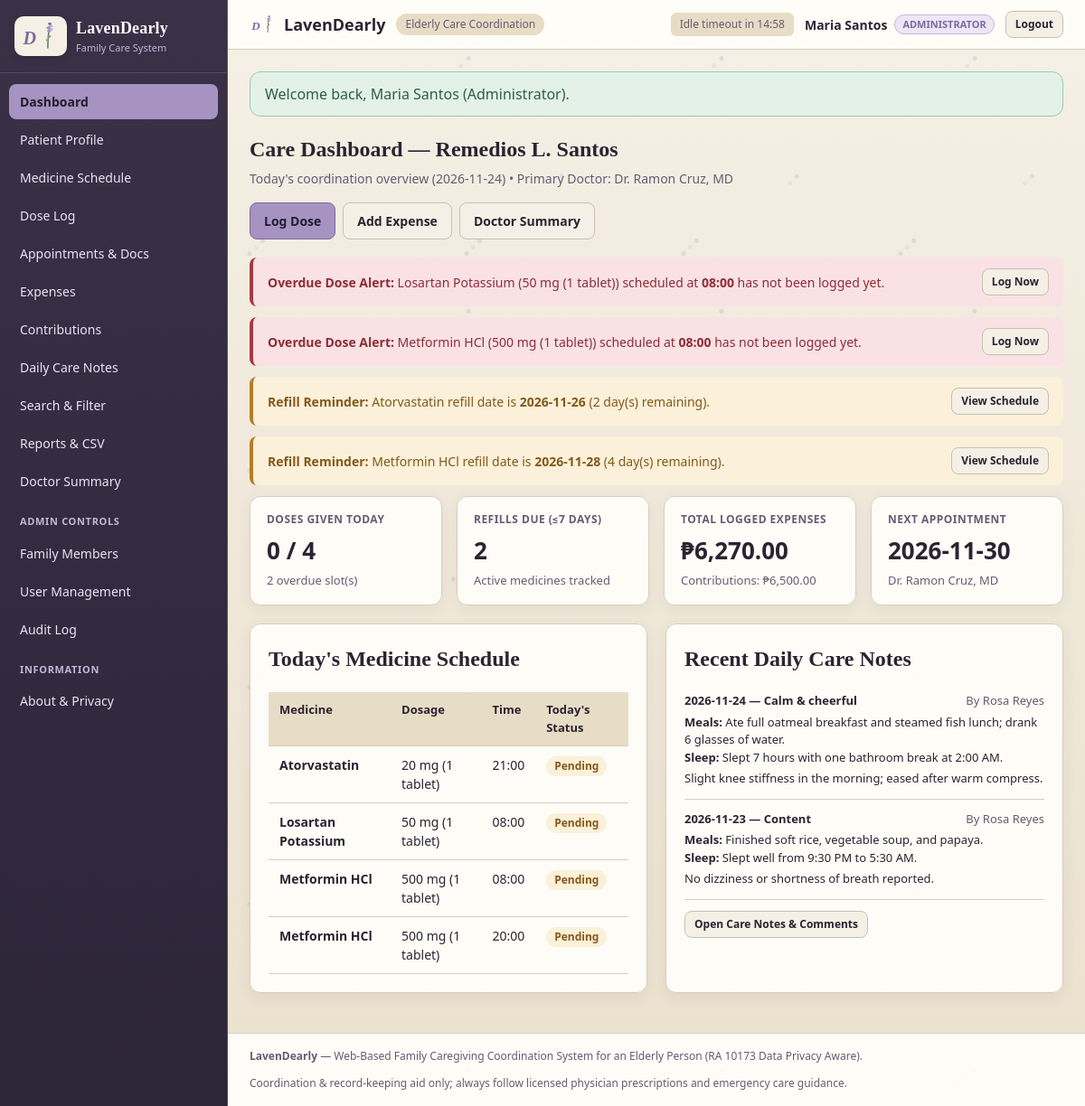
/dashboard.php (signed in), run on the app's committed database.
### tables this page shows
CREATE TABLE IF NOT EXISTS users (
  id INT AUTO_INCREMENT PRIMARY KEY,
  full_name VARCHAR(120) NOT NULL,
  email VARCHAR(140) NOT NULL UNIQUE,
  password_hash VARCHAR(255) NOT NULL,
  relationship_label VARCHAR(80) NOT NULL,
  role ENUM('administrator', 'caregiver', 'contributor') NOT NULL DEFAULT 'contributor',
  agreed_share_pct DECIMAL(5,2) NOT NULL DEFAULT 0.00,
  is_active TINYINT(1) NOT NULL DEFAULT 1,
  last_login_at DATETIME NULL,
  created_at TIMESTAMP DEFAULT CURRENT_TIMESTAMP
);

CREATE TABLE IF NOT EXISTS patients (
  id INT AUTO_INCREMENT PRIMARY KEY,
  full_name VARCHAR(140) NOT NULL,
  birthdate DATE NOT NULL,
  blood_type VARCHAR(10) DEFAULT 'O+',
  allergies TEXT NOT NULL,
  conditions TEXT NOT NULL,
  primary_doctor VARCHAR(160) NOT NULL,
  primary_clinic VARCHAR(180) DEFAULT '',
  address VARCHAR(200) NOT NULL,
  care_notes_summary TEXT NULL,
  updated_at TIMESTAMP DEFAULT CURRENT_TIMESTAMP ON UPDATE CURRENT_TIMESTAMP
);

CREATE TABLE IF NOT EXISTS medicines (
  id INT AUTO_INCREMENT PRIMARY KEY,
  patient_id INT NOT NULL DEFAULT 1,
  name VARCHAR(140) NOT NULL,
  dosage VARCHAR(80) NOT NULL,
  schedule_times VARCHAR(160) NOT NULL COMMENT 'Comma-separated 24h times, e.g. 08:00,20:00',
  instructions VARCHAR(255) DEFAULT '',
  prescribing_doctor VARCHAR(140) DEFAULT '',
  start_date DATE NOT NULL,
  refill_date DATE NOT NULL,
  status ENUM('active', 'discontinued') NOT NULL DEFAULT 'active',
  created_at TIMESTAMP DEFAULT CURRENT_TIMESTAMP,
  FOREIGN KEY (patient_id) REFERENCES patients(id) ON DELETE CASCADE
);

CREATE TABLE IF NOT EXISTS appointments (
  id INT AUTO_INCREMENT PRIMARY KEY,
  patient_id INT NOT NULL DEFAULT 1,
  appointment_date DATE NOT NULL,
  appointment_time VARCHAR(20) DEFAULT '09:00 AM',
  doctor_name VARCHAR(140) NOT NULL,
  clinic_or_hospital VARCHAR(160) NOT NULL,
  purpose_or_notes TEXT NOT NULL,
  attachment_path VARCHAR(255) NULL,
  attachment_label VARCHAR(160) NULL,
  created_by INT NOT NULL,
  created_at TIMESTAMP DEFAULT CURRENT_TIMESTAMP,
  FOREIGN KEY (patient_id) REFERENCES patients(id) ON DELETE CASCADE,
  FOREIGN KEY (created_by) REFERENCES users(id)
);

CREATE TABLE IF NOT EXISTS care_notes (
  id INT AUTO_INCREMENT PRIMARY KEY,
  patient_id INT NOT NULL DEFAULT 1,
  author_id INT NOT NULL,
  note_date DATE NOT NULL,
  mood VARCHAR(60) NOT NULL,
  meals_summary VARCHAR(200) NOT NULL,
  sleep_summary VARCHAR(200) NOT NULL,
  concerns TEXT NOT NULL,
  created_at TIMESTAMP DEFAULT CURRENT_TIMESTAMP,
  FOREIGN KEY (patient_id) REFERENCES patients(id) ON DELETE CASCADE,
  FOREIGN KEY (author_id) REFERENCES users(id)
);

### includes/auth.php (called while the page is built, shortened)
<?php
function e(?string $value): string {
    return htmlspecialchars((string)($value ?? ''), ENT_QUOTES | ENT_SUBSTITUTE, 'UTF-8');
}
function require_login(): array {
    $pdo = get_db();
    $stmt = $pdo->prepare('SELECT id, full_name, email, relationship_label, role, agreed_share_pct, is_active, last_login_at FROM users WHERE id = :id LIMIT 1');
    $stmt->execute([':id' => (int)$_SESSION['user_id']]);
    $user = $stmt->fetch();
    return $user;
}
function get_patient(): array {
    $pdo = get_db();
    $stmt = $pdo->query('SELECT * FROM patients ORDER BY id ASC LIMIT 1');
    $p = $stmt->fetch();
    return $p ?: [
        'id' => 1,
        'full_name' => 'Remedios L. Santos',
        'birthdate' => '1945-04-12',
        'blood_type' => 'O+',
        'allergies' => 'Penicillin, Sulfa drugs, Shellfish',
        'conditions' => 'Type 2 Diabetes Mellitus, Hypertension, Dyslipidemia',
        'primary_doctor' => 'Dr. Ramon Cruz, MD (Internal Medicine / Geriatrics)',
        'primary_clinic' => 'Philippine General Hospital / St. Jude Medical Clinic, Manila',
        'address' => 'Pandacan, Manila',
        'care_notes_summary' => 'Requires morning and evening blood pressure/glucose checks and pillbox verification.'
    ];
}
function take_flash(): ?array {
    $f = $_SESSION['flash'];
    return $f;
}

### dashboard.php (the view, shortened to what this page needs)
<?php
require_once __DIR__ . '/includes/auth.php';
$currentUser = require_login();
$pdo = get_db();
$patient = get_patient();
$today = date('Y-m-d');
$nowHm = date('H:i');
$meds = $pdo->query("SELECT * FROM medicines WHERE status = 'active' ORDER BY name ASC")->fetchAll();
$loggedMap = [];
$overdueAlerts = [];
$scheduledCount = 0;
$completedCount = 0;
foreach ($meds as $m) {
    $slots = array_filter(array_map('trim', explode(',', (string)$m['schedule_times'])));
    foreach ($slots as $slot) {
        $scheduledCount++;
        $key = $m['id'] . '|' . $slot;
        if (isset($loggedMap[$key])) {
            if ($loggedMap[$key]['status'] === 'given') {
                $completedCount++;
            }
        } else {
            $slotMins = ((int)substr($slot, 0, 2) * 60) + (int)substr($slot, 3, 2);
            $nowMins = ((int)substr($nowHm, 0, 2) * 60) + (int)substr($nowHm, 3, 2);
            if ($nowMins - $slotMins >= 30) {
                $overdueAlerts[] = ['med' => $m['name'], 'dosage' => $m['dosage'], 'slot' => $slot];
            }
        }
    }
}
$refillStmt = $pdo->query("SELECT name, refill_date, DATEDIFF(refill_date, CURDATE()) AS days_left FROM medicines WHERE status = 'active' AND refill_date <= DATE_ADD(CURDATE(), INTERVAL 7 DAY) ORDER BY refill_date ASC");
$refillAlerts = $refillStmt->fetchAll();
$apptStmt = $pdo->query("SELECT * FROM appointments WHERE appointment_date >= CURDATE() ORDER BY appointment_date ASC LIMIT 3");
$upcomingAppts = $apptStmt->fetchAll();
$totalExp = (float)$pdo->query('SELECT COALESCE(SUM(amount), 0) FROM expenses')->fetchColumn();
$totalContrib = (float)$pdo->query('SELECT COALESCE(SUM(amount), 0) FROM contributions')->fetchColumn();
$latestNotes = $pdo->query("SELECT cn.*, u.full_name AS author_name FROM care_notes cn JOIN users u ON u.id = cn.author_id ORDER BY cn.note_date DESC, cn.id DESC LIMIT 2")->fetchAll();
$activePage = 'dashboard.php';
include __DIR__ . '/includes/header.php';
?>
<div class="page-header">
  <div>
    <h1>Care Dashboard — <?= e($patient['full_name']) ?></h1>
    <p>Today's coordination overview (<?= e($today) ?>) • Primary Doctor: <?= e($patient['primary_doctor']) ?></p>
  </div>
  <div class="btn-row">
    <?php if (in_array($currentUser['role'], ['administrator', 'caregiver'], true)): ?>
      <a href="doselog.php" class="btn btn-primary">Log Dose</a>
      <a href="expenses.php" class="btn btn-outline">Add Expense</a>
    <?php endif; ?>
    <a href="summary.php" class="btn btn-outline">Doctor Summary</a>
  </div>
</div>
<?php foreach ($overdueAlerts as $ov): ?>
  <div class="alert-banner overdue">
    <div><strong>Overdue Dose Alert:</strong> <?= e($ov['med']) ?> (<?= e($ov['dosage']) ?>) scheduled at <strong><?= e($ov['slot']) ?></strong> has not been logged yet.</div>
    <a href="doselog.php" class="btn btn-sm btn-outline">Log Now</a>
  </div>
<?php endforeach; ?>
<?php foreach ($refillAlerts as $rf): ?>
  <div class="alert-banner refill">
    <div><strong>Refill Reminder:</strong> <?= e($rf['name']) ?> refill date is <strong><?= e($rf['refill_date']) ?></strong> (<?= (int)$rf['days_left'] ?> day(s) remaining).</div>
    <a href="medicines.php" class="btn btn-sm btn-outline">View Schedule</a>
  </div>
<?php endforeach; ?>
<div class="grid-4" style="margin-bottom:20px;">
  <div class="kpi-card">
    <div class="kpi-label">Doses Given Today</div>
    <div class="kpi-value"><?= $completedCount ?> / <?= $scheduledCount ?></div>
    <div class="kpi-sub"><?= count($overdueAlerts) ?> overdue slot(s)</div>
  </div>
  <div class="kpi-card">
    <div class="kpi-label">Refills Due (&le;7 Days)</div>
    <div class="kpi-value"><?= count($refillAlerts) ?></div>
    <div class="kpi-sub">Active medicines tracked</div>
  </div>
  <div class="kpi-card">
    <div class="kpi-label">Total Logged Expenses</div>
    <div class="kpi-value">&#8369;<?= number_format($totalExp, 2) ?></div>
    <div class="kpi-sub">Contributions: &#8369;<?= number_format($totalContrib, 2) ?></div>
  </div>
  <div class="kpi-card">
    <div class="kpi-label">Next Appointment</div>
    <div class="kpi-value"><?= !empty($upcomingAppts) ? e($upcomingAppts[0]['appointment_date']) : 'None' ?></div>
    <div class="kpi-sub"><?= !empty($upcomingAppts) ? e($upcomingAppts[0]['doctor_name']) : 'Schedule a visit' ?></div>
  </div>
</div>
<div class="grid-2">
  <div class="card">
    <h2>Today's Medicine Schedule</h2>
    <div class="table-wrap">
      <table>
        <thead>
          <tr><th>Medicine</th><th>Dosage</th><th>Time</th><th>Today's Status</th></tr>
        </thead>
        <tbody>
          <?php foreach ($meds as $m): ?>
            <?php foreach (array_filter(array_map('trim', explode(',', (string)$m['schedule_times']))) as $slot): ?>
              <?php $st = $loggedMap[$m['id'] . '|' . $slot]['status'] ?? 'pending'; ?>
              <tr>
                <td><strong><?= e($m['name']) ?></strong></td>
                <td><?= e($m['dosage']) ?></td>
                <td><?= e($slot) ?></td>
                <td><span class="badge badge-<?= e($st) ?>"><?= e(ucfirst($st)) ?></span></td>
              </tr>
            <?php endforeach; ?>
          <?php endforeach; ?>
        </tbody>
      </table>
    </div>
  </div>
  <div class="card">
    <h2>Recent Daily Care Notes</h2>
    <?php if (empty($latestNotes)): ?>
      <p class="kpi-sub">No care notes recorded yet.</p>
    <?php else: ?>
      <?php foreach ($latestNotes as $n): ?>
        <div style="border-bottom:1px solid var(--border); padding-bottom:12px; margin-bottom:12px;">
          <div style="display:flex; justify-content:space-between; font-size:13px;">
            <strong><?= e($n['note_date']) ?> — <?= e($n['mood']) ?></strong>
            <span class="kpi-sub">By <?= e($n['author_name']) ?></span>
          </div>
          <div style="font-size:13px; margin-top:4px;"><strong>Meals:</strong> <?= e($n['meals_summary']) ?></div>
          <div style="font-size:13px;"><strong>Sleep:</strong> <?= e($n['sleep_summary']) ?></div>
          <div style="font-size:13px; margin-top:4px;"><?= e($n['concerns']) ?></div>
        </div>
      <?php endforeach; ?>
      <a href="notes.php" class="btn btn-sm btn-outline">Open Care Notes &amp; Comments</a>
    <?php endif; ?>
  </div>
</div>
<?php include __DIR__ . '/includes/footer.php'; ?>

### includes/header.php (shortened to what this page needs)
<?php
$currentUser = $currentUser ?? null;
$activePage = $activePage ?? basename($_SERVER['PHP_SELF']);
$flash = function_exists('take_flash') ? take_flash() : null;
$role = $currentUser['role'] ?? '';
?>
<!DOCTYPE html>
<html lang="en">
<head>
  <link rel="stylesheet" href="assets/css/style.css">
</head>
<body>
  <div class="app-shell">
    <?php if ($currentUser): ?>
    <aside class="sidebar" id="sidebar">
      <div class="brand-box">
        <div class="brand-mark" aria-hidden="true">
          <svg class="logo-svg" viewBox="0 0 64 52" xmlns="http://www.w3.org/2000/svg">
            <text x="5" y="38" fill="#7E699E" class="logo-d">D</text>
          </svg>
        </div>
        <div>
          <div class="brand-title">LavenDearly</div>
          <div class="brand-sub">Family Care System</div>
        </div>
      </div>
      <nav class="nav-list">
        <a href="dashboard.php" class="nav-item <?= $activePage === 'dashboard.php' ? 'active' : '' ?>">Dashboard</a>
        <a href="patient.php" class="nav-item <?= $activePage === 'patient.php' ? 'active' : '' ?>">Patient Profile</a>
        <a href="medicines.php" class="nav-item <?= $activePage === 'medicines.php' ? 'active' : '' ?>">Medicine Schedule</a>
        <a href="doselog.php" class="nav-item <?= $activePage === 'doselog.php' ? 'active' : '' ?>">Dose Log</a>
        <a href="appointments.php" class="nav-item <?= $activePage === 'appointments.php' ? 'active' : '' ?>">Appointments &amp; Docs</a>
        <a href="expenses.php" class="nav-item <?= $activePage === 'expenses.php' ? 'active' : '' ?>">Expenses</a>
        <a href="contributions.php" class="nav-item <?= $activePage === 'contributions.php' ? 'active' : '' ?>">Contributions</a>
        <a href="notes.php" class="nav-item <?= $activePage === 'notes.php' ? 'active' : '' ?>">Daily Care Notes</a>
        <a href="search.php" class="nav-item <?= $activePage === 'search.php' ? 'active' : '' ?>">Search &amp; Filter</a>
        <a href="reports.php" class="nav-item <?= $activePage === 'reports.php' ? 'active' : '' ?>">Reports &amp; CSV</a>
        <a href="summary.php" class="nav-item <?= $activePage === 'summary.php' ? 'active' : '' ?>">Doctor Summary</a>
        <?php if ($role === 'administrator'): ?>
          <div class="nav-divider">Admin Controls</div>
          <a href="members.php" class="nav-item <?= $activePage === 'members.php' ? 'active' : '' ?>">Family Members</a>
          <a href="users.php" class="nav-item <?= $activePage === 'users.php' ? 'active' : '' ?>">User Management</a>
          <a href="audit.php" class="nav-item <?= $activePage === 'audit.php' ? 'active' : '' ?>">Audit Log</a>
        <?php endif; ?>
        <div class="nav-divider">Information</div>
        <a href="about.php" class="nav-item <?= $activePage === 'about.php' ? 'active' : '' ?>">About &amp; Privacy</a>
      </nav>
    </aside>
    <?php endif; ?>
    <div class="main-column">
      <header class="topbar">
        <div class="topbar-left">
          <a href="<?= $currentUser ? 'dashboard.php' : 'index.php' ?>" class="topbar-brand-group">
            <svg class="topbar-logo-mini" viewBox="0 0 64 52" xmlns="http://www.w3.org/2000/svg" aria-hidden="true">
              <text x="5" y="38" fill="#7E699E" class="logo-d">D</text>
            </svg>
            <span>LavenDearly</span>
          </a>
          <span class="topbar-tag">Elderly Care Coordination</span>
        </div>
        <div class="topbar-right">
          <?php if ($currentUser): ?>
            <span class="session-badge" id="sessionTimer">Session active</span>
            <div class="user-pill">
              <strong><?= e($currentUser['full_name']) ?></strong>
              <span class="role-badge role-<?= e($currentUser['role']) ?>"><?= e(ucfirst($currentUser['role'])) ?></span>
            </div>
            <a href="logout.php" class="btn btn-sm btn-outline">Logout</a>
          <?php else: ?>
            <a href="about.php" class="btn btn-sm btn-ghost">About</a>
            <a href="login.php" class="btn btn-sm btn-primary">Login</a>
          <?php endif; ?>
        </div>
      </header>
      <main class="content-area">
        <?php if ($flash): ?>
          <div class="flash flash-<?= e($flash['type']) ?>"><?= e($flash['message']) ?></div>
        <?php endif; ?>

### includes/footer.php (shortened to what this page needs)
      </main>
      <footer class="site-footer">
        <div><strong>LavenDearly</strong> — Web-Based Family Caregiving Coordination System for an Elderly Person (RA 10173 Data Privacy Aware).</div>
        <div class="footer-note">Coordination &amp; record-keeping aid only; always follow licensed physician prescriptions and emergency care guidance.</div>
      </footer>
    </div>
  </div>
</body>
</html>

### data on the page
users: full_name "Maria Santos", role "ADMINISTRATOR"
patients: full_name "Remedios L. Santos", primary_doctor "Dr. Ramon Cruz, MD"
medicines: name "Losartan Potassium", dosage "50 mg (1 tablet)", schedule_times "08:00", st "Pending"
medicines: name "Metformin HCl", dosage "500 mg (1 tablet)", slot "08:00", refill_date "2026-11-28", days_left "4", schedule_times "08:00", st "Pending", schedule_times "20:00"
medicines: name "Atorvastatin", refill_date "2026-11-26", days_left "2", dosage "20 mg (1 tablet)", schedule_times "21:00", st "Pending"
appointments: appointment_date "2026-11-30", doctor_name "Dr. Ramon Cruz, MD"
care_notes: note_date "2026-11-24", mood "Calm & cheerful", author.full_name "Rosa Reyes", meals_summary "Ate full oatmeal breakfast and steamed fish lunch; drank 6 glasses of water.", sleep_summary "Slept 7 hours with one bathroom break at 2:00 AM.", concerns "Slight knee stiffness in the morning; eased after warm compress."
care_notes: note_date "2026-11-23", mood "Content", author.full_name "Rosa Reyes", meals_summary "Finished soft rice, vegetable soup, and papaya.", sleep_summary "Slept well from 9:30 PM to 5:30 AM.", concerns "No dizziness or shortness of breath reported."

### other printed values
$flash['message'] "Welcome back, Maria Santos (Administrator)."
$completedCount "0"
$scheduledCount "4"
count($overdueAlerts) "2"
count($refillAlerts) "2"
$totalExp "6,270.00"
$totalContrib "6,500.00"
